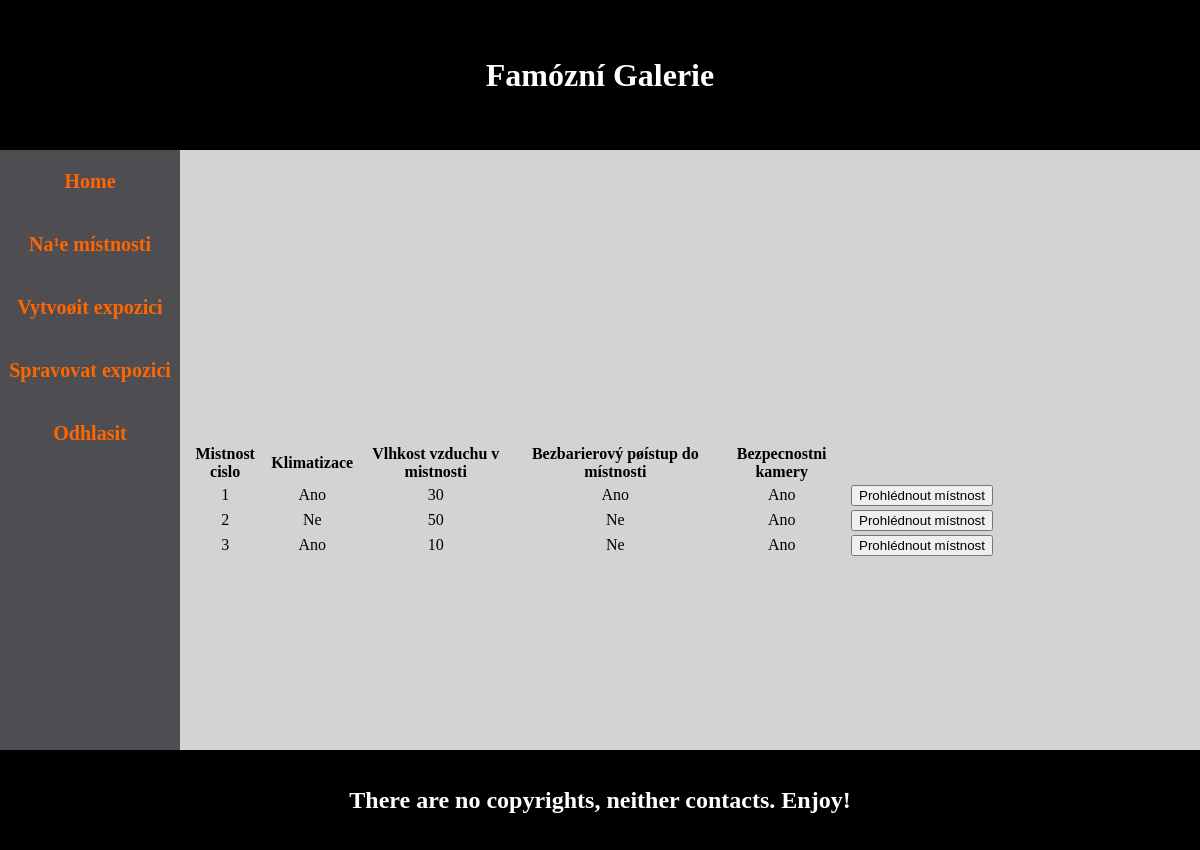
Screenshot of /?zakaznik=1 (signed in) with the database file from the repository.
### tables this page shows
CREATE TABLE `Mistnost` (
	`IDMistnosti`	int NOT NULL,
	`klimatizace`	varchar(10),
	`vlhkost_vzduchu`	int,
	`bezbarierovy_pristup` varchar(10),
	`bezpecnostni_kamery` varchar(10),
	PRIMARY KEY (`IDMistnosti`)
);

### zakaznik.php (the view, shortened to what this page needs)
<?
 function zakaznik($databaze, $stranka){
?>
<div class="layout_content_wrap">
	<div class="menu">
		<ul>
			<li <?if($stranka==0){?>class="selected"<?}?>><a href="?zakaznik=0">Home</a></li>
			<li <?if($stranka==1){?>class="selected"<?}?>><a href="?zakaznik=1">Na¹e místnosti</a></li>
			<li <?if($stranka==2){?>class="selected"<?}?>><a href="?zakaznik=2">Vytvoøit expozici</a></li>
			<li <?if($stranka==3){?>class="selected"<?}?>><a href="?zakaznik=3">Spravovat expozici</a></li>
			<li <?if($stranka==4){?>class="selected"<?}?>><a href="?zakaznik=4">Odhlasit</a></li>
		</ul>
	</div>
	<div class="layout_content_outer">
	<div class="layout_content_middle">
	<div class="layout_content_inner">
<?
	switch($stranka){
?>
<?
	case 1:
		$vsechny_mistnosti="SELECT * FROM Mistnost";
		$dostal_jsem=mysql_query($vsechny_mistnosti, $databaze);
?>
		<table class="nase_mistnosti">
			<tr>
				<td><h4>Mistnost cislo</h4></td>
				<td><h4>Klimatizace</h4></td>
				<td><h4>Vlhkost vzduchu v mistnosti</h4></td>
				<td><h4>Bezbarierový pøístup do místnosti</h4></td>
				<td><h4>Bezpecnostni kamery</h4></td>
				<td></td>
			</tr>
<?
		while ($tady_to_mas=mysql_fetch_array($dostal_jsem, MYSQL_ASSOC)){
?>
			<tr>
				<td><?echo $tady_to_mas["IDMistnosti"]?></td>
				<td> <?echo $tady_to_mas["klimatizace"]?></td>
				<td><?echo $tady_to_mas["vlhkost_vzduchu"]?></td>
				<td><?echo $tady_to_mas["bezbarierovy_pristup"]?></td>
				<td><?echo $tady_to_mas["bezpecnostni_kamery"]?></td>
				<td>
					<form method="POST">
						<input type="submit" name="prohlidka_mistnosti_zakaznik" value="Prohlédnout místnost">
					</form>
				</td>
			</tr>
<?
		}
?>
		</table>
<?
		break;
?>
<?
	}
?>
	</div>
	</div>
	</div>
</div>
<?
}
?>

### styl.css (style rules this page uses)
* { margin: 0; }
div { margin: 0 auto; }
.main_container { height:100%; width:100%; background-color:lightgrey; }
.zahlavi { height:150px; width:100%; color:white; background-color:black; margin:auto; padding:auto; text-align:center; vertical-align:middle; }
.zahlavi_nadpis { line-height:150px; vertical-align:middle; text-align:center; }
.menu { float:left; width:15%; height:700px; background-color:silver; padding:0px; }
.menu ul { float:left; width:100%; height:100%; display: block; list-style-type: none; background-color:#4e4e52; vertical-align:middle; margin: 0; padding: 0; }
.menu ul li { display:block; padding:20px 0px 20px 0px; text-align:center; vertical-align:middle; }
.menu ul li a:link { color:#ff6600; text-decoration: none; font-size:20px; font-weight:bold; }
.layout_content_wrap { width: 100%; height:700px; background-color: lightgrey; padding:0px; }
.layout_content_outer { float:left; display:table; height:700px; width:85%; background-color:lightgrey; }
.layout_content_middle { display: table-cell; vertical-align: middle; }
.layout_content_inner { text-align:center; vertical-align:middle; margin-left: auto; margin-right: auto; width:100%; }
.nase_mistnosti { width:80%; }
.zapati { position:fixed; height:100px; width:100%; background-color:black; color:white; bottom:0px; left:0px; right:0px; margin-bottom:0px; }
.zapati_nadpis { line-height:100px; vertical-align:middle; text-align:center; }

### rows the page displays
mistnost: IDMistnosti "1", klimatizace "Ano", vlhkost_vzduchu "30", bezbarierovy_pristup "Ano", bezpecnostni_kamery "Ano"
mistnost: IDMistnosti "2", klimatizace "Ne", vlhkost_vzduchu "50", bezbarierovy_pristup "Ne", bezpecnostni_kamery "Ano"
mistnost: IDMistnosti "3", klimatizace "Ano", vlhkost_vzduchu "10", bezbarierovy_pristup "Ne", bezpecnostni_kamery "Ano"
